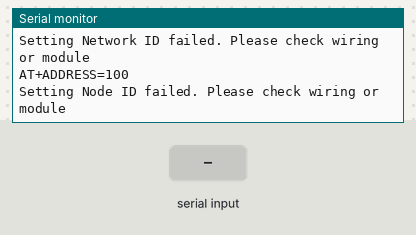
Bench run of a sketch on a simulated Arduino Uno, built with avr-gcc and run on an emulated ATmega328P. On the bench: the last lines printed to the serial monitor. The test bench sets the inputs (shaded band).

Above: at 8.2 s.
8.3 s: "OK" received over Serial
At 10.8 s:
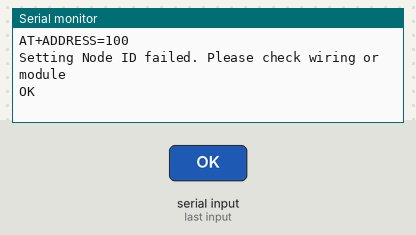
11.3 s: "1" received over Serial
At 14.3 s:
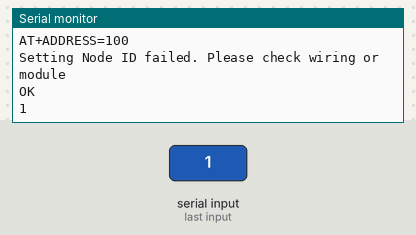

Measured:
- after the input at 8.3 s, the serial monitor: prints a new line after 2.0 s (image 1)
- after the input at 11.3 s, the serial monitor: prints a new line after 2.0 s (image 2)

The sketch:

LoRa_RX.ino
```cpp
/*
 * Author - Deepen Solanki
 * Purpose - LoRa Receiver Code
 * Module - REYAX RYLR890
 */

#include<string.h>

#define NETWORKID   6
#define TXNODE      120
#define RXNODE      100

int sendAT();
int setNetworkID(unsigned int);
int setNodeID(unsigned int);
int sendData(unsigned int nodeID, char* message);

void setup()
{
  int ret;
  Serial.begin(115200);
  Serial.setTimeout(2000);

  ret = sendAT();
  if(ret == -1)
    Serial.print("Sending AT failed, please check wiring or module\n");

  ret = setNetworkID(NETWORKID);
  if(ret == -1)
    Serial.print("Setting Network ID failed. Please check wiring or module\n");

  ret = setNodeID(RXNODE);
  if(ret == -1)
    Serial.print("Setting Node ID failed. Please check wiring or module\n");

  delay(1000);
}

void loop()
{
  String rcv;

  if (Serial.available()>0)
  {
    rcv = Serial.readString();
    Serial.println(rcv);
  }
}

int sendAT()
{
  String rx = "";
  Serial.print("AT\r\n");
  rx = Serial.readString();
  if(rx.indexOf("OK")>=0)
    return 1;
  else
    return -1;
}

int setNetworkID(unsigned int ID)
{
  String rx = "";
  Serial.print("AT+NETWORKID="+String(ID)+"\r\n");
  rx = Serial.readString();
  if(rx.indexOf("OK")>=0)
    return 1;
  else
    return -1;
}

int setNodeID(unsigned int ID)
{
  String rx = "";
  Serial.print("AT+ADDRESS="+String(ID)+"\r\n");
  rx = Serial.readString();
  if(rx.indexOf("OK")>=0)
    return 1;
  else
    return -1;
}

int sendData(unsigned int ID, char* message)
{
  String rx = "";
  int l = (int)(strlen(message));
  Serial.print("AT+SEND="+String(ID)+","+String(l)+","+message+"\r\n");
  rx = Serial.readString();
  if(rx.indexOf("OK")>=0)
    return 1;
  else
    return -1;
}
```
